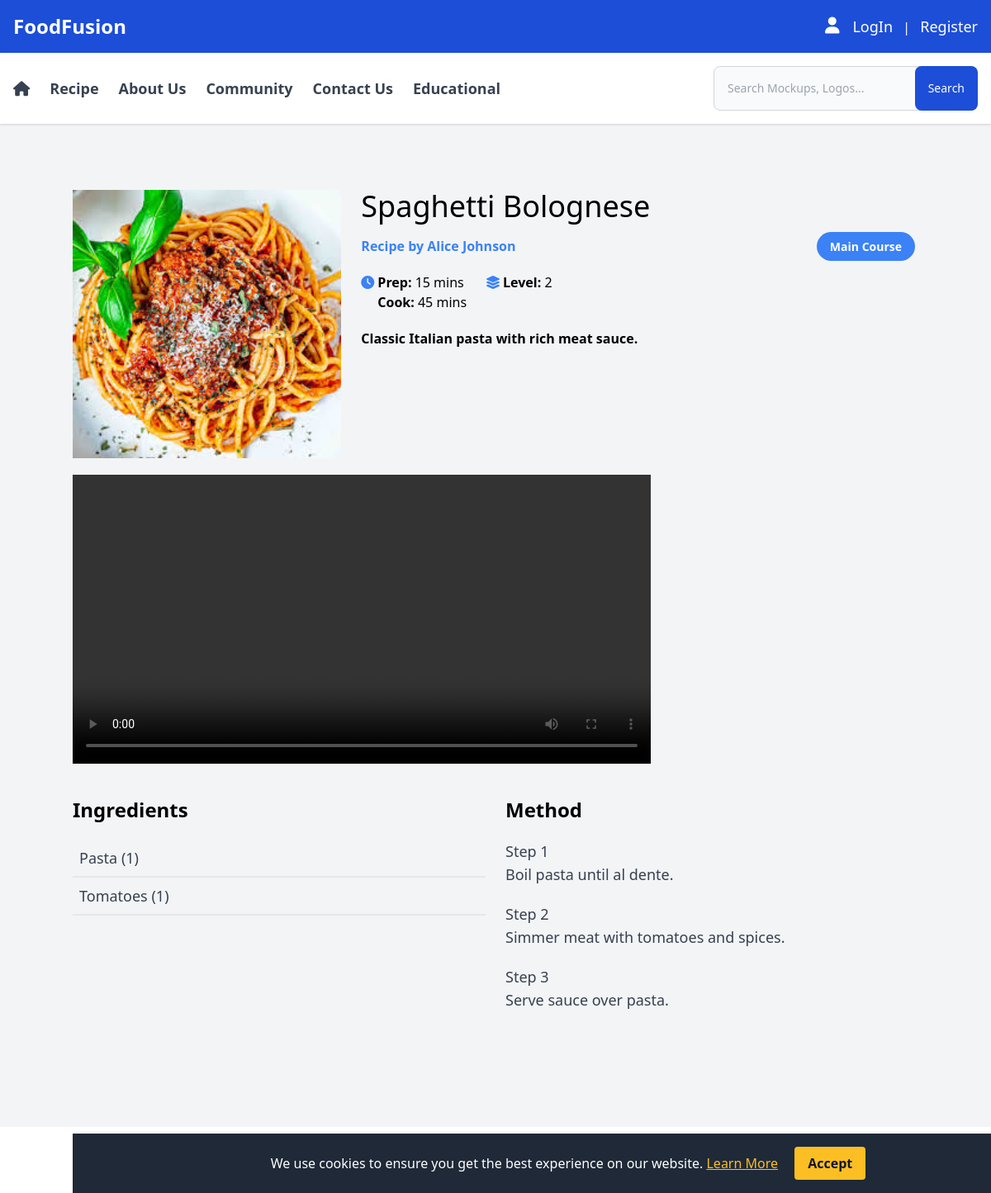
The page /recipes-details.php?id=4 on the database its author committed.
### tables this page shows
CREATE TABLE `recipes` (
  id INT(11) PRIMARY KEY AUTO_INCREMENT,
  user_id INT(11),
  image VARCHAR(500),
  recipe_name VARCHAR(500),
  description VARCHAR(500),
  preparation_time INT(11),
  cooking_time INT(11),
  instructions TEXT,
  tip VARCHAR(500),
  level INT(11) comment '1.easy 2.medium 3.hard',
  view_count BIGINT UNSIGNED DEFAULT 0,
  created_at TIMESTAMP DEFAULT CURRENT_TIMESTAMP,
  updated_at TIMESTAMP DEFAULT CURRENT_TIMESTAMP ON UPDATE CURRENT_TIMESTAMP,
  deleted_at TIMESTAMP NULL,
  FOREIGN KEY (user_id) REFERENCES user(id)
);

CREATE TABLE `user` (
  id INT(11) PRIMARY KEY AUTO_INCREMENT,
  first_name VARCHAR(500),
  last_name VARCHAR(500),
  password VARCHAR(500),
  email VARCHAR(500),
  phone VARCHAR(500),
  failed_attempts INT DEFAULT 0,
  lockout_until TIMESTAMP NULL DEFAULT NULL,
  created_at TIMESTAMP DEFAULT CURRENT_TIMESTAMP,
  updated_at TIMESTAMP DEFAULT CURRENT_TIMESTAMP ON UPDATE CURRENT_TIMESTAMP,
  deleted_at TIMESTAMP NULL
);

### recipes-details.php (the view, shortened to what this page needs)
<?php
include 'db.php';
$recipeId = isset($_GET['id']) ? intval($_GET['id']) : 0;
$recipeDetailsQuery = <<<QUERY
        SELECT
            r.id AS recipe_id,
            r.recipe_name,
            r.description,
            r.preparation_time,
            r.cooking_time,
            r.instructions,
            r.tip,
            r.level,
            r.image,
            u.first_name,
            u.last_name,
            CONCAT('[',
                GROUP_CONCAT(DISTINCT
                CONCAT('{\"id\":', c.id, ',\"name\":\"', c.name, '\"}')
            ), ']') AS categories,
            CONCAT('[', GROUP_CONCAT(
                DISTINCT CONCAT('{\"id\":', i.id, ',\"name\":\"', REPLACE(i.name, '\"', '\"'), '\",\"unit\":\"', i.unit, '\"}')
                ORDER BY i.id
            ), ']') AS ingredients,
            CONCAT('[', GROUP_CONCAT(
                DISTINCT CONCAT('{\"id\":', rs.id, ',\"step_name\":\"', REPLACE(rs.step_name, '\"', '\"'), '\",\"step_desc\":\"', REPLACE(rs.step_desc, '\"', '\"'), '\",\"sorting\":', rs.sorting, '}')
                ORDER BY rs.sorting
            ), ']') AS steps
        FROM
            recipes r
        LEFT JOIN recipes_category rc ON rc.recipe_id = r.id
        LEFT JOIN category c ON c.id = rc.category_id
        LEFT JOIN recipe_ingredients ri ON ri.recipe_id = r.id
        LEFT JOIN ingredients i ON i.id = ri.ingredients_id
        LEFT JOIN recipe_steps rs ON rs.recipe_id = r.id
        LEFT JOIN user u on u.id = r.user_id
        WHERE
            r.id = $recipeId
        GROUP BY
            r.id;
QUERY;
$recipeResult = $conn->query($recipeDetailsQuery);
if ($recipeResult && $recipeResult->num_rows > 0) {
    $recipe = $recipeResult->fetch_assoc();
    $categories = json_decode($recipe['categories'], true);
    $ingredients = json_decode(trim($recipe['ingredients'], ','), true) ?? [];
    $steps = json_decode(trim($recipe['steps'], ','), true) ?? [];
} else {
    echo "Recipe not found.";
    exit;
}
?>
<div class="max-w-7xl mx-auto my-10 py-10">
    <div class="grid grid-cols-3 gap-6">
        <div class="max-w-4xl">
            <img class="float-right w-full" src="<?= $recipe['image']; ?>" alt="<?= htmlspecialchars($recipe['recipe_name']); ?>">
        </div>
        <div class="col-span-2">
            <h1 class="text-4xl"><?= htmlspecialchars($recipe['recipe_name']); ?></h1>
            <div class="my-4 flex justify-between">
                <span class="font-bold text-blue-500">Recipe by <?= $recipe['first_name'] .' '. $recipe['last_name']; ?></span>
                <div>
                    <?php foreach ($categories as $category): ?>
                        <a href="#" class="py-2 px-4 no-underline rounded-full bg-blue-500 text-white font-semibold text-sm mr-1"><?= htmlspecialchars($category['name']); ?></a>
                    <?php endforeach; ?>
                </div>
            </div>
            <div class="flex items-baseline gap-6 my-5">
                <div class="flex items-baseline gap-1">
                    <i class="fa-solid fa-clock text-blue-500"></i>
                    <div>
                        <p class="font-bold">Prep: <span class="font-normal"><?= htmlspecialchars($recipe['preparation_time']); ?> mins</span></p>
                        <p class="font-bold">Cook: <span class="font-normal"><?= htmlspecialchars($recipe['cooking_time']); ?> mins</span></p>
                    </div>
                </div>
                <div class="flex items-center gap-1">
                    <i class="fa-solid fa-layer-group text-blue-500"></i>
                    <p class="font-bold">Level: <span class="font-normal"><?= htmlspecialchars($recipe['level']); ?></span></p>
                </div>
            </div>
            <div>
                <p class="font-semibold"><?= htmlspecialchars($recipe['description']); ?></p>
            </div>
        </div>
    </div>
    <div class="max-w-4xl my-5">
        <video width="700" height="200" controls>
            <source src="/assets/video/example_video.mp4" type="video/mp4">
        </video>
    </div>
    <div class="grid grid-cols-2 my-10 gap-6">
        <div>
            <h1 class="text-2xl font-bold">Ingredients</h1>
            <div class="my-5">
                <?php foreach ($ingredients as $ingredient): ?>
                    <p class="text-lg font-medium text-gray-700 border-b-2 p-2"><?= htmlspecialchars($ingredient['name']); ?> (<?= htmlspecialchars($ingredient['unit']); ?>)</p>
                <?php endforeach; ?>
            </div>
        </div>
        <div>
            <h1 class="text-2xl font-bold">Method</h1>
            <div class="my-5">
                <?php foreach ($steps as $step): ?>
                    <div class="my-5 text-lg font-medium text-gray-700">
                        <h1>Step <?= htmlspecialchars($step['sorting']); ?></h1>
                        <p><?= htmlspecialchars($step['step_desc']); ?></p>
                    </div>
                <?php endforeach; ?>
            </div>
        </div>
    </div>
</div>
<div id="cookieConsent" class="fixed bottom-0 w-full bg-gray-800 text-white text-center p-4 z-50">
    <p class="inline-block mr-4">
        We use cookies to ensure you get the best experience on our website.
        <a href="privacy-policy.html" class="text-yellow-400 underline">Learn More</a>
    </p>
    <button id="acceptCookies" class="bg-yellow-400 text-gray-900 font-bold py-2 px-4 rounded">
        Accept
    </button>
</div>
<?php
include 'layout.php';
?>

### rows shown on the page
recipes: image (picture), recipe_name "Spaghetti Bolognese", user.first_name "Alice", user.last_name "Johnson", preparation_time "15", cooking_time "45", level "2", description "Classic Italian pasta with rich meat sauce."

### other values the page prints
$category['name'] "Main Course"
$ingredient['name'] "Pasta"
$ingredient['unit'] "1"
$ingredient['name'] "Tomatoes"
$step['sorting'] "1"
$step['step_desc'] "Boil pasta until al dente."
$step['sorting'] "2"
$step['step_desc'] "Simmer meat with tomatoes and spices."
$step['sorting'] "3"
$step['step_desc'] "Serve sauce over pasta."
